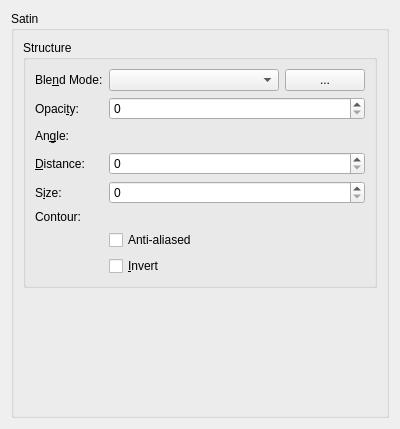
<?xml version="1.0" encoding="utf-8"?>
<ui version="4.0">
 <author>
    SPDX-FileCopyrightText: none
    SPDX-License-Identifier: GPL-3.0-or-later
  </author>
 <class>WdgSatin</class>
 <widget class="QWidget" name="WdgSatin">
  <property name="geometry">
   <rect>
    <x>0</x>
    <y>0</y>
    <width>400</width>
    <height>429</height>
   </rect>
  </property>
  <layout class="QGridLayout" name="gridLayout">
   <item column="0" row="0">
    <widget class="QGroupBox" name="groupBox">
     <property name="title">
      <string>Satin</string>
     </property>
     <layout class="QGridLayout" name="gridLayout_2">
      <item column="0" row="0">
       <widget class="QGroupBox" name="groupBox_2">
        <property name="title">
         <string>Structure</string>
        </property>
        <layout class="QFormLayout" name="formLayout">
         <item column="0" row="0">
          <widget class="QLabel" name="label_13">
           <property name="text">
            <string>Ble&amp;nd Mode:</string>
           </property>
           <property name="buddy">
            <cstring>cmbCompositeOp</cstring>
           </property>
          </widget>
         </item>
         <item column="1" row="0">
          <layout class="QHBoxLayout" name="horizontalLayout">
           <item>
            <widget class="KisLayerStyleCompositeOpComboBox" name="cmbCompositeOp">
             <property name="sizePolicy">
              <sizepolicy hsizetype="Expanding" vsizetype="Fixed">
               <horstretch>0</horstretch>
               <verstretch>0</verstretch>
              </sizepolicy>
             </property>
             <property name="toolTip">
              <string>Set the blend mode for the layer</string>
             </property>
            </widget>
           </item>
           <item>
            <widget class="KisColorButton" name="bnColor">
             <property name="text">
              <string>...</string>
             </property>
            </widget>
           </item>
          </layout>
         </item>
         <item column="0" row="1">
          <widget class="QLabel" name="label_14">
           <property name="text">
            <string>Opaci&amp;ty:</string>
           </property>
           <property name="buddy">
            <cstring>intOpacity</cstring>
           </property>
          </widget>
         </item>
         <item column="1" row="1">
          <widget class="KisSliderSpinBox" name="intOpacity" native="true">
           <property name="sizePolicy">
            <sizepolicy hsizetype="Expanding" vsizetype="Minimum">
             <horstretch>0</horstretch>
             <verstretch>0</verstretch>
            </sizepolicy>
           </property>
           <property name="minimumSize">
            <size>
             <width>10</width>
             <height>15</height>
            </size>
           </property>
           <property name="toolTip">
            <string>Set the master opacity for the layer</string>
           </property>
           <property name="whatsThis">
            <string>Adjust the transparency of the layer</string>
           </property>
          </widget>
         </item>
         <item column="0" row="2">
          <widget class="QLabel" name="label">
           <property name="text">
            <string>An&amp;gle:</string>
           </property>
           <property name="buddy">
            <cstring>angleSelector</cstring>
           </property>
          </widget>
         </item>
         <item column="0" row="4">
          <widget class="QLabel" name="label_2">
           <property name="text">
            <string>&amp;Distance:</string>
           </property>
           <property name="buddy">
            <cstring>intDistance</cstring>
           </property>
          </widget>
         </item>
         <item column="1" row="4">
          <widget class="KisSliderSpinBox" name="intDistance" native="true">
           <property name="sizePolicy">
            <sizepolicy hsizetype="Expanding" vsizetype="Preferred">
             <horstretch>0</horstretch>
             <verstretch>0</verstretch>
            </sizepolicy>
           </property>
          </widget>
         </item>
         <item column="0" row="5">
          <widget class="QLabel" name="label_4">
           <property name="text">
            <string>S&amp;ize:</string>
           </property>
           <property name="buddy">
            <cstring>intSize</cstring>
           </property>
          </widget>
         </item>
         <item column="1" row="5">
          <widget class="KisSliderSpinBox" name="intSize" native="true">
           <property name="sizePolicy">
            <sizepolicy hsizetype="Expanding" vsizetype="Preferred">
             <horstretch>0</horstretch>
             <verstretch>0</verstretch>
            </sizepolicy>
           </property>
          </widget>
         </item>
         <item column="0" row="6">
          <widget class="QLabel" name="label_6">
           <property name="text">
            <string>Contour:</string>
           </property>
          </widget>
         </item>
         <item column="1" row="6">
          <widget class="KisCmbContour" name="cmbContour" native="true"/>
         </item>
         <item column="1" row="7">
          <widget class="QCheckBox" name="chkAntiAliased">
           <property name="toolTip">
            <string>Smooth the contour</string>
           </property>
           <property name="text">
            <string>Anti-aliased</string>
           </property>
          </widget>
         </item>
         <item column="1" row="8">
          <widget class="QCheckBox" name="chkInvert">
           <property name="text">
            <string comment="@option:check In Layer Style">&amp;Invert</string>
           </property>
          </widget>
         </item>
         <item column="1" row="2">
          <layout class="QHBoxLayout" name="horizontalLayout_2">
           <item>
            <widget class="KisLayerStyleAngleSelector" name="angleSelector" native="true">
             <property name="sizePolicy">
              <sizepolicy hsizetype="Preferred" vsizetype="Preferred">
               <horstretch>0</horstretch>
               <verstretch>0</verstretch>
              </sizepolicy>
             </property>
            </widget>
           </item>
           <item>
            <spacer name="horizontalSpacer">
             <property name="orientation">
              <enum>Qt::Horizontal</enum>
             </property>
             <property name="sizeHint" stdset="0">
              <size>
               <width>40</width>
               <height>20</height>
              </size>
             </property>
            </spacer>
           </item>
          </layout>
         </item>
        </layout>
        <zorder>cmbContour</zorder>
        <zorder>chkAntiAliased</zorder>
        <zorder>intOpacity</zorder>
        <zorder>label_13</zorder>
        <zorder>label_14</zorder>
        <zorder>label_4</zorder>
        <zorder>intDistance</zorder>
        <zorder>intSize</zorder>
        <zorder>label</zorder>
        <zorder>label_2</zorder>
        <zorder>label_6</zorder>
        <zorder>chkInvert</zorder>
       </widget>
      </item>
      <item column="0" row="1">
       <spacer name="verticalSpacer">
        <property name="orientation">
         <enum>Qt::Vertical</enum>
        </property>
        <property name="sizeHint" stdset="0">
         <size>
          <width>20</width>
          <height>40</height>
         </size>
        </property>
       </spacer>
      </item>
     </layout>
    </widget>
   </item>
  </layout>
 </widget>
 <customwidgets>
  <customwidget>
   <class>KisColorButton</class>
   <extends>QPushButton</extends>
   <header>kis_color_button.h</header>
  </customwidget>
  <customwidget>
   <class>KisSliderSpinBox</class>
   <extends>QSpinBox</extends>
   <header location="global">kis_slider_spin_box.h</header>
   <container>1</container>
  </customwidget>
  <customwidget>
   <class>KisLayerStyleCompositeOpComboBox</class>
   <extends>QComboBox</extends>
   <header location="global">kis_cmb_composite.h</header>
  </customwidget>
  <customwidget>
   <class>KisLayerStyleAngleSelector</class>
   <extends>QWidget</extends>
   <header>KisLayerStyleAngleSelector.h</header>
   <container>1</container>
  </customwidget>
  <customwidget>
   <class>KisCmbContour</class>
   <extends>QWidget</extends>
   <header>kis_cmb_contour.h</header>
  </customwidget>
 </customwidgets>
 <resources/>
 <connections/>
</ui>
